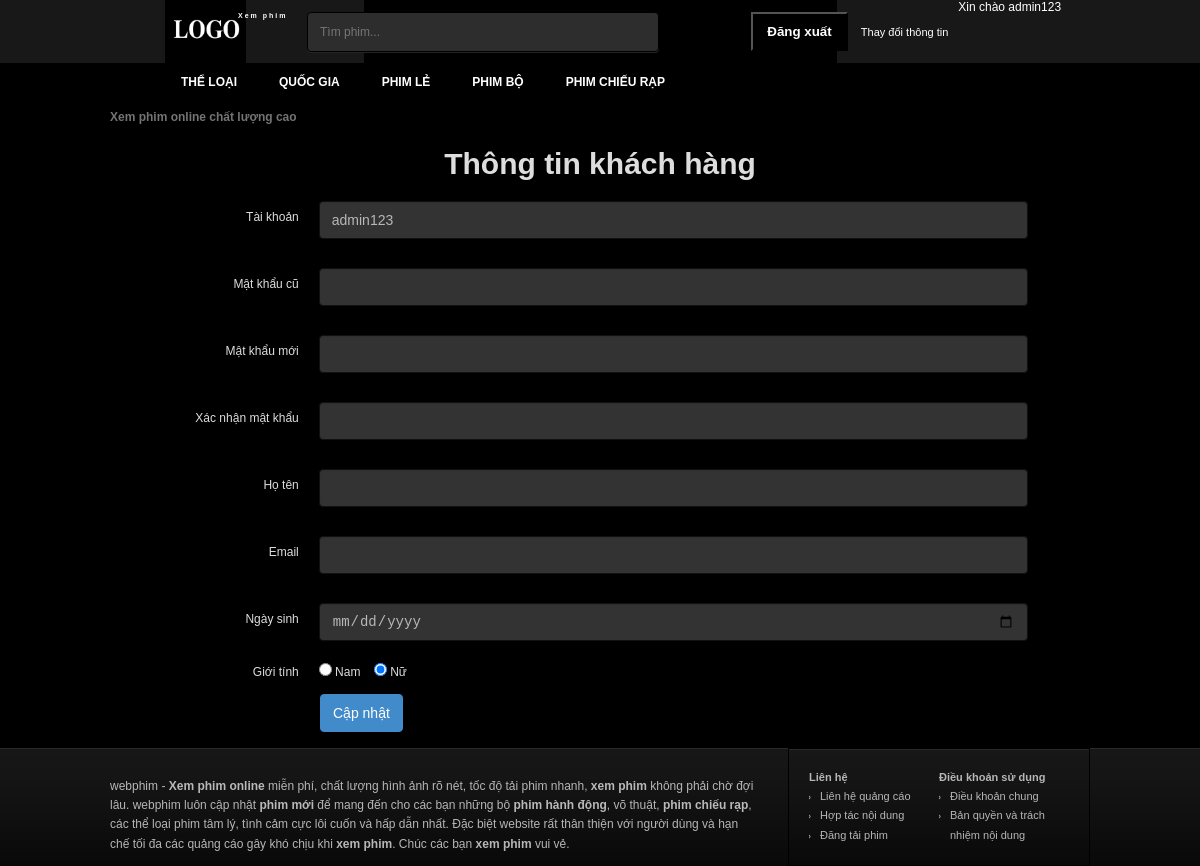
/webPHP/info_account.php (signed in), run on the app's committed database.
### tables this page shows
CREATE TABLE IF NOT EXISTS `user` (
  `ID` int(5) NOT NULL AUTO_INCREMENT,
  `username` varchar(30) NOT NULL,
  `fullname` varchar(50) NOT NULL,
  `password` varchar(100) NOT NULL,
  `email` varchar(50) NOT NULL,
  `birthday` date NOT NULL,
  `sex` varchar(10) NOT NULL,
  `usertype` int(2) NOT NULL,
  PRIMARY KEY (`ID`),
  KEY `user_ibfk_1` (`usertype`)
);

### webPHP/info_account.php (the view, shortened to what this page needs)
<?php
  require_once("libs/db.php");
  $username = $_SESSION['username'];
  $query="SELECT * FROM user WHERE username= '$username'";
  $result=mysqli_query($link,$query);
  $info = mysqli_fetch_array($result);
  $received_name  = $info['username'];
  $received_sex = $info['sex'];
  $received_fullname = $info['fullname'];
  $received_email = $info['email'];
?>
<!DOCTYPE html>
<html lang="vi" itemscope="itemscope" itemtype="http://schema.org/WebPage">
<head>
  <link href="css/owl.carousel.css" type="text/css" rel="stylesheet">
  <link href="css/style-info_account.css" type="text/css" rel="stylesheet">
  <link href="css/style.min.css" type="text/css" rel="stylesheet">
</head>
  <body style="position: relative;">
    <div id="wrapper">
      <?php
        include('header.php');
      ?>
      <div id="body-wrap" class="container">
      </div>
      <h3 style="margin-bottom: 20px; font-size:30px;text-align:center; ">Thông tin khách hàng</h3>
      <div class="form-update">
        <form method="post" id="form-update" name="form-update" class="form-horizontal" action="" role="form">
          <div class="form-group">
            <label class="col-lg-3 control-label">Tài khoản</label>
            <div class="col-lg-7">
              <input type="text" class="form-control" name="username" id="update-username" value="<?php echo htmlentities($received_name); ?>">
            </div>
          </div>
          <div class="form-group">
            <label class="col-lg-3 control-label">Mật khẩu cũ</label>
            <div class="col-lg-7">
              <input type="password" class="form-control" name="password" id="password" value="">
            </div>
          </div>
          <div class="form-group">
            <label class="col-lg-3 control-label">Mật khẩu mới</label>
            <div class="col-lg-7">
              <input type="password" class="form-control" name="password1" id="password1" value="">
            </div>
          </div>
          <div class="form-group">
            <label class="col-lg-3 control-label">Xác nhận mật khẩu</label>
            <div class="col-lg-7">
              <input type="password" class="form-control" name="password2" id="password2" value="">
            </div>
          </div>
            <div class="form-group">
              <label class="col-lg-3 control-label">Họ tên</label>
              <div class="col-lg-7">
                <input type="text" class="form-control" name="fullname" id="update-fullname" value="<?php echo htmlentities($received_fullname); ?>">
              </div>
            </div>
            <div class="form-group">
                <label class="col-lg-3 control-label">Email</label>
                <div class="col-lg-7"><input type="email" class="form-control" name="email" id="update-email" value="<?php echo htmlentities($received_email); ?>">
                </div>
            </div>
            <div class="form-group">
                <label class="col-lg-3 control-label">Ngày sinh</label>
                <div class="col-lg-7">
                  <input type="date" class="form-control" name="birthday" id="birthday"
                  value="<?php echo $birthday; ?>">
                </div>
            </div>
            <div class="form-group">
              <label class="col-lg-3 control-label">Giới tính</label>
              <div class="col-lg-7">
                <label class="checkbox-inline">
                  <input type="radio" name="gender" id="update-gender-male" value="male"
                  <?php echo ($received_sex=='male')?'checked':'' ?>> Nam</label>
                  <label class="checkbox-inline">
                  <input type="radio" name="gender" id="update-gender-female" value="female"
                  <?php echo ($received_sex=='female')?'checked':'' ?>> Nữ
                  </label>
              </div>
            </div>
            <div class="col-offset-3 col-lg-10">
              <button type="submit" class="btn btn-primary" id="button_update" name="button_update">Cập nhật</button>
            </div>
          </form>
      </div>
      <?php
      include('footer.php');
      ?>
  </body>
</html>

### webPHP/header.php (shortened to what this page needs)
<div id="header">
  <div class="container">
    <h1 id="logo"><a href="index.php" title="Xem Phim">Xem phim</a></h1>
    <div id="search">
      <form method="post" action="?mod=search">
        <input type="text" autocomplete="off" name="kw" placeholder="Tìm phim..." class="keyword">
        <button type="submit" class="submit"></button>
      </form>
    </div>
    <div id="sign">
<?php if(empty($_SESSION["username"])){?>
  <div class="login"><a rel="nofollow" id="log">Đăng nhập</a>
      <div class="login-form" id="login-form" style="display: none;">
        <form method="post" action="login.php">
          <div>
            <input type="text" placeholder="Tên đăng nhập" class="input username" name="username">
          </div>
          <div>
            <input type="password" placeholder="Mật khẩu" class="input password" name="password">
          </div>
          <div>
            <label class="remember">
              <input type="checkbox" checked="checked" class="checkbox" name="remember"> Remember
            </label>
          <button type="submit" class="submit" name="btn_login">Đăng nhập</button>
          </div>
        </form>
      </div>
  </div>
  <div class="links"><a rel="nofollow" href="register.php">Đăng ký thành viên</a></div>
<?php } else {?>
  <form method="post" action="">
      <button id="logout" name="log_out">Đăng xuất</button>
      <a rel="nofollow" href="info_account.php">Thay đổi thông tin</a></div>
      <span type="text" style="margin-top:10px">&nbsp&nbsp Xin chào <?php echo $_SESSION["username"]?>
<?php } ?>
</div>
</div>
</div>
<div id="nav">
  <ul class="container menu">
    <li class="home"><a href="index.php" title=""></a></li>
    <?php
      $sql = 'select * from `nav-menu`';
      $query = mysqli_query($link,$sql);
      while($r=mysqli_fetch_assoc($query)){
    ?>
      <li class=""><a><?php echo $r['name']; ?></a>
      </li>
    <?php
      }
    ?>
  </ul>
</div>
<div id="nav2">
  <div class="container">
    <h2 class="title">Xem phim online chất lượng cao</h2></div>
</div>

### webPHP/info_account.php (style rules this page uses)
.checkbox-inline { padding: 7px 0px 0px !important; }
.form-control { background-color: #333 !important; border: 1px solid #111 !important; color: #b8b8b8 !important; }
.col-lg-3, .col-lg-7, .col-lg-10 { position: relative; min-height: 1px; padding-left: 10px; padding-right: 10px; }
.form-control { -webkit-box-sizing: border-box; -moz-box-sizing: border-box; box-sizing: border-box; }
@media (min-width: 992px) { .col-lg-3, .col-lg-7, .col-lg-10 { float: left; } }
@media (min-width: 992px) { .col-lg-3 { width: 25%; } }
@media (min-width: 992px) { .col-lg-7 { width: 58.333333333333336%; } }
@media (min-width: 992px) { .col-lg-10 { width: 30%; } }
@media (min-width: 992px) { .col-offset-3 { margin-left: 25%; } }
.form-control { display: block; width: 100%; height: 38px; padding: 8px 12px; font-size: 14px; line-height: 1.428571429; color: #555555; vertical-align: middle; background-color: #ffffff; border: 1px solid #cccccc; border-radius: 4px; -webkit-box-shadow: inset 0 1px 1px rgba(0, 0, 0, 0.075); box-shadow: inset 0 1px 1px rgba(0, 0, 0, 0.075); -webkit-transition: border-color ease-in-out 0.15s, box-shadow ease-in-out 0.15s; transition: border-color ease-in-out 0.15s, box-shadow ease-in-out 0.15s; }
.form-group { margin-bottom: 15px; }
.radio-inline, .checkbox-inline { display: inline-block; padding-left: 20px; margin-bottom: 0; font-weight: normal; vertical-align: middle; cursor: pointer; }
.radio-inline + .radio-inline, .checkbox-inline + .checkbox-inline { margin-top: 0; margin-left: 10px; }
.btn { display: inline-block; padding: 8px 12px; margin-bottom: 0; font-size: 14px; font-weight: 500; line-height: 1.428571429; text-align: center; white-space: nowrap; vertical-align: middle; cursor: pointer; border: 1px solid transparent; border-radius: 4px; margin-left: 10px; }
.btn-primary { color: #ffffff; background-color: #428bca; border-color: #428bca; }
.form-horizontal .control-label { padding-top: 9px; }
.form-horizontal .form-group:before, .form-horizontal .form-group:after { display: table; content: " "; }
.form-horizontal .form-group:after { clear: both; }
@media (min-width: 768px) { .form-horizontal .form-group { margin-left: -15px; } }
@media (min-width: 768px) { .form-horizontal .control-label { text-align: right; } }

### webPHP/header.php (style rules this page uses)
#logout { background-position: 0 -41px; background-repeat: no-repeat; cursor: pointer; display: inline-block; font-weight: 700; height: 39px; line-height: 30px; text-align: center; width: 97px; background: black; color: #fff; margin-right: 10px; }

### data on the page
nav-menu: name "THỂ LOẠI"
nav-menu: name "QUỐC GIA"
nav-menu: name "PHIM LẺ"
nav-menu: name "PHIM BỘ"
nav-menu: name "PHIM CHIẾU RẠP"
user: username "admin123", sex "☐ Nam", sex "☑ Nữ"

### other printed values
$_SESSION["username"] "admin123"
